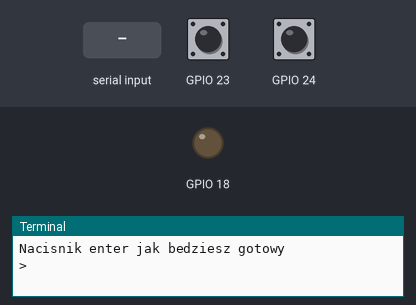
A program run on a simulated Raspberry Pi (BCM pin numbers). Parts: output pins drawn as LEDs (lit = HIGH), the last lines printed to the terminal. The test bench sets the inputs (shaded band); at power-on: GPIO 23 HIGH, GPIO 24 HIGH.

Above: at 1.2 s.
1.3 s: "1" typed at the terminal, then Enter
At 2.0 s:
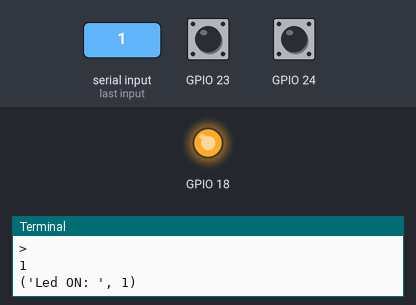
4.3 s: GPIO 23 pulled LOW for 0.15 s
7.3 s: GPIO 24 pulled LOW for 0.15 s
Timing chart, 0 to 14.9 s (numbered marks = the images above; inputs shaded):
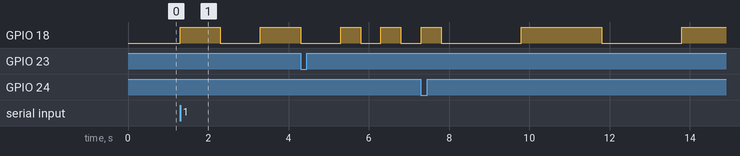

Measured:
- after the input at 1.3 s, GPIO 18: LOW → HIGH at once, → LOW 1.0 s later, → HIGH 1.0 s later

The program:

pushb_callback.py
```python
#!/usr/bin/python
# -*- coding:utf-8 -*-
import RPi.GPIO as GPIO
import time


GPIO.setmode(GPIO.BCM)
GPIO.setup(23, GPIO.IN, pull_up_down=GPIO.PUD_UP)#Button GPIO23
GPIO.setup(24, GPIO.IN, pull_up_down=GPIO.PUD_UP)#Button GPI4

GPIO.setup(18, GPIO.OUT)  #LED GPIO18

global freq
freq = 1

def my_callback1(channel):
    global freq
    freq = 0.5
    print("freq 0.5")

def my_callback2(channel):
    global freq
    freq = 2
    print("freq 2")


GPIO.add_event_detect(23, GPIO.RISING)
GPIO.add_event_detect(24, GPIO.RISING)
GPIO.add_event_callback(23, my_callback1)
GPIO.add_event_callback(24, my_callback2)

raw_input("Nacisnik enter jak bedziesz gotowy\n>")
try:
    while True:
             GPIO.output(18, True)
             print("Led ON: ", freq)
             time.sleep(freq)
             GPIO.output(18, False)
             print("Led OFF: ", freq)
             time.sleep(freq)

except:
    GPIO.cleanup()
```
